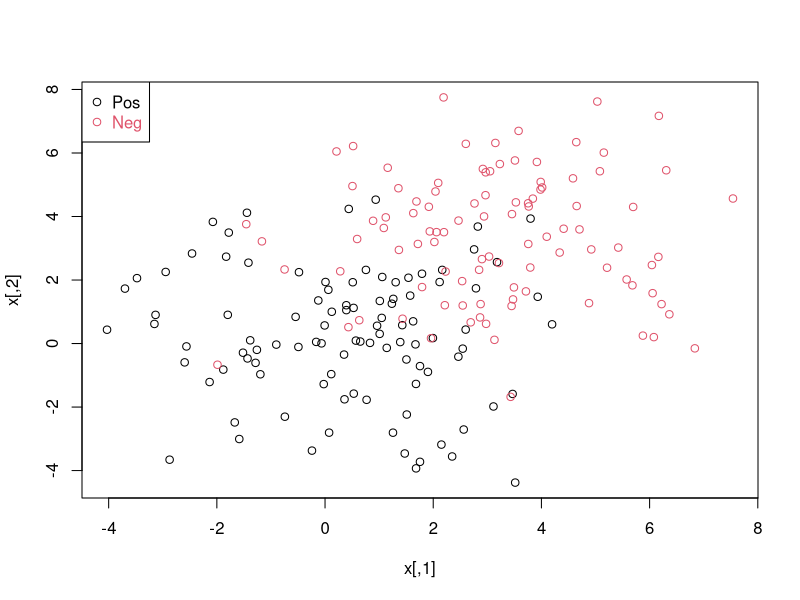
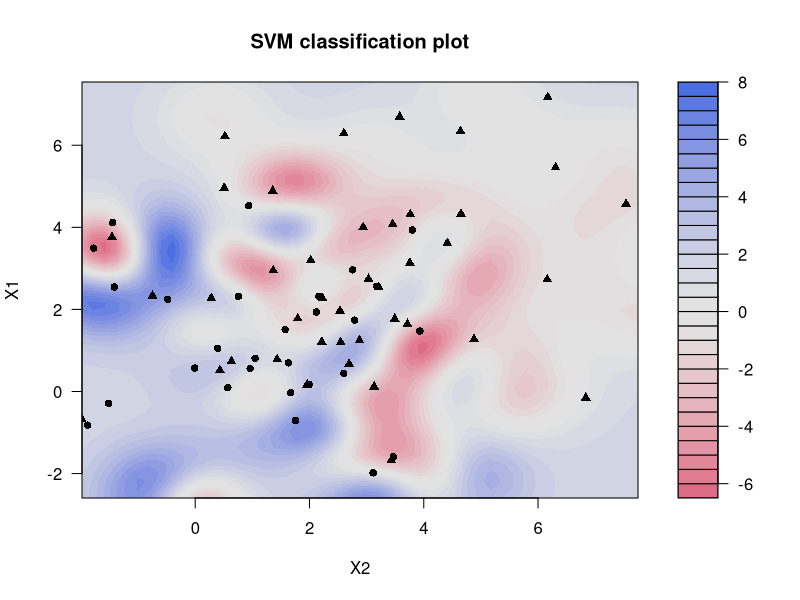
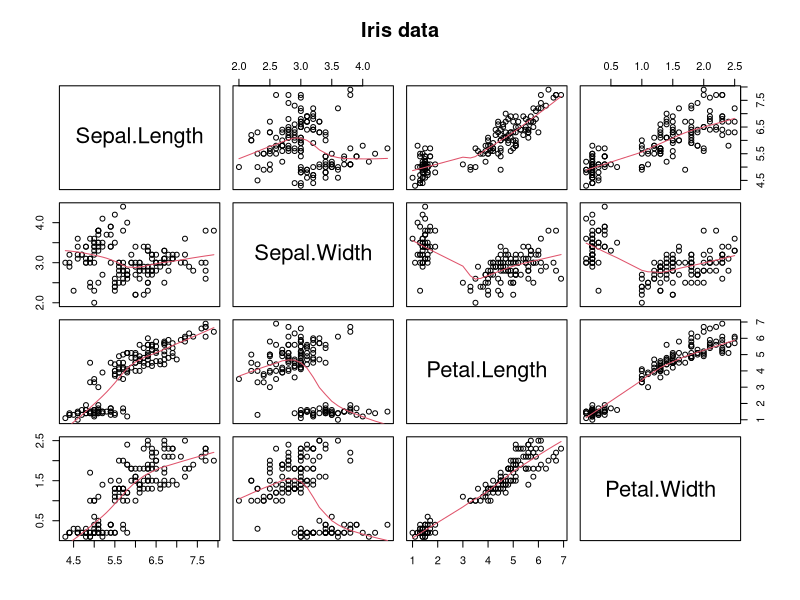
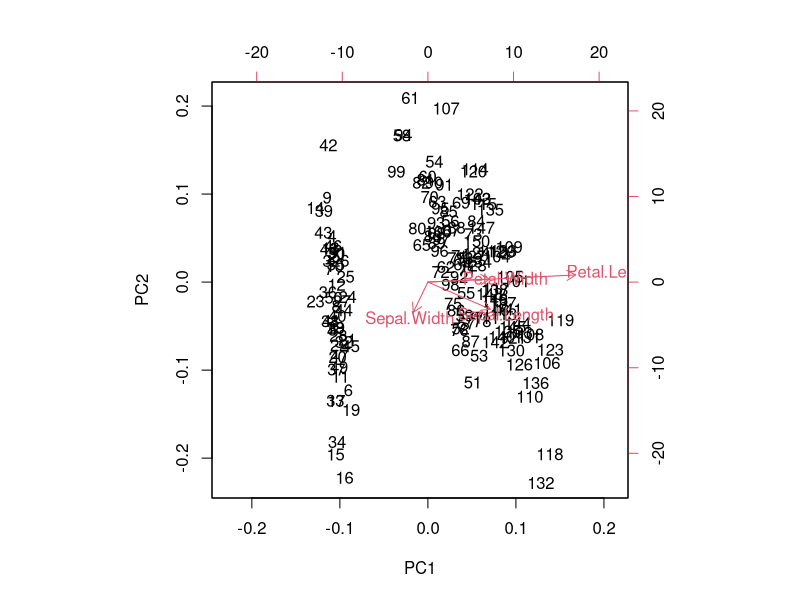
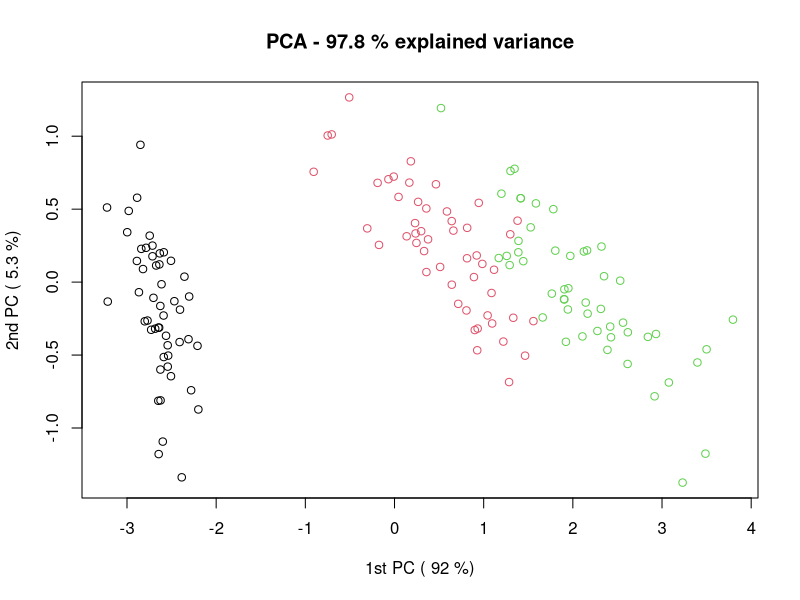
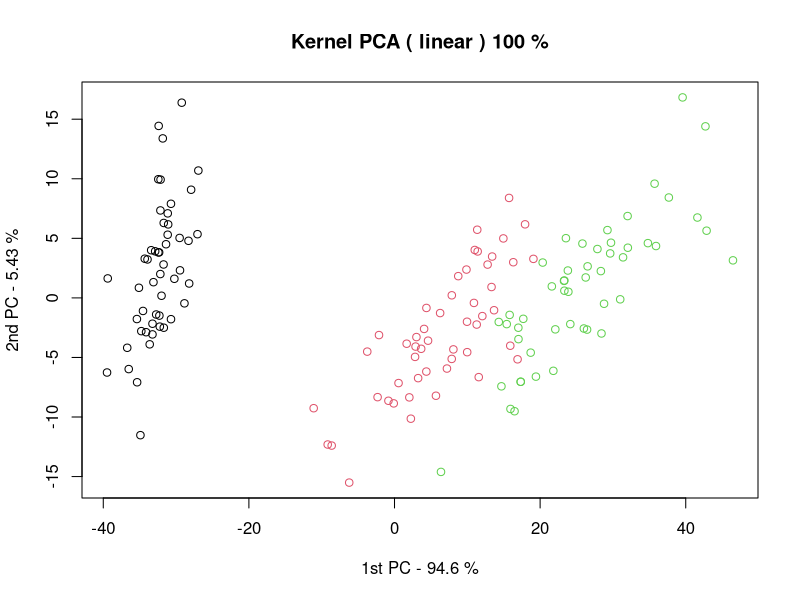
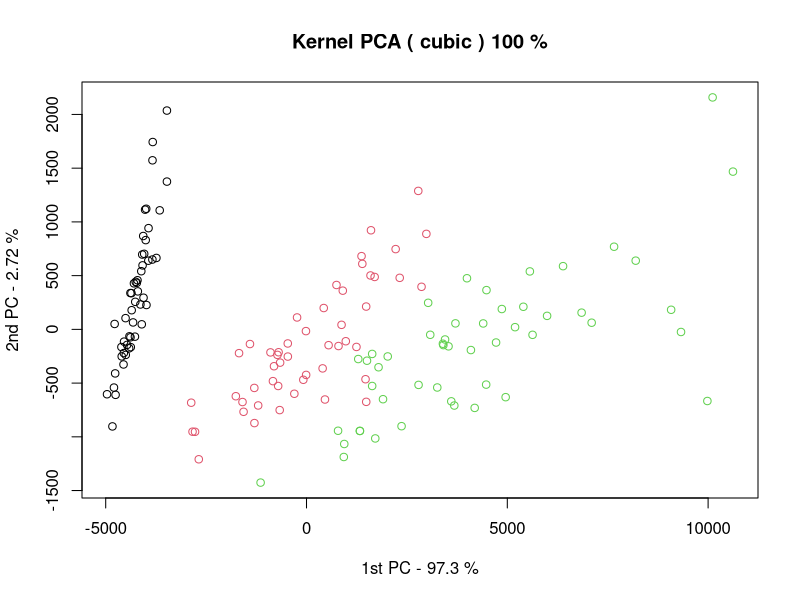
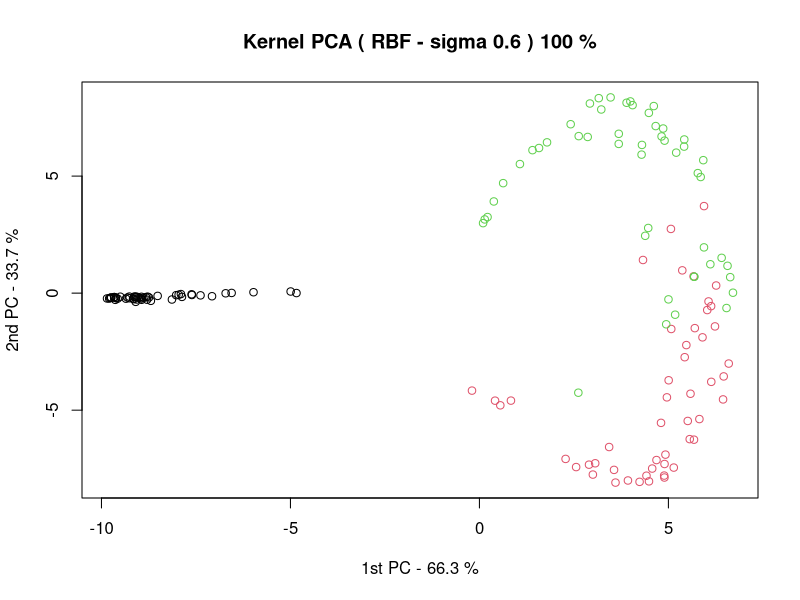

These charts were generated, in order, by the following R code:
####################################################################
# Machine Learning - MIRI Master
# Lluís A. Belanche

# LAB 10: Kernels and kernel methods (Part 1)
# version of May 2016
####################################################################

# The first part of this file is based on J.P. Vert's excelllent teaching material:

# Original file is available at
#   http://cbio.ensmp.fr/~jvert/svn/tutorials/practical/makekernel/makekernel.R
# The corresponding note is available at
#   http://cbio.ensmp.fr/~jvert/svn/tutorials/practical/makekernel/makekernel_notes.pdf

## We are going to use the {kernlab} package
## Personally, in order to get the maximum of this nice package, I recommend that you have a look
## at the manual http://cran.r-project.org/web/packages/kernlab/kernlab.pdf
## Do it when you have some spare time (not now)

set.seed(6046)


####################################################################
# 1. Modelling artificial 2D Gaussian data with hand-made kernels
####################################################################

## First we create a simple two-class data set:

N <- 200 # number of data points
d <- 2   # dimension
sigma <- 2  # variance of the distribution
meanpos <- 0 # centre of the distribution of positive examples
meanneg <- 3 # centre of the distribution of negative examples
npos <- round(N/2) # number of positive examples
nneg <- N-npos # number of negative examples

## Generate the positive and negative examples
xpos <- matrix(rnorm(npos*d,mean=meanpos,sd=sigma),npos,d)
xneg <- matrix(rnorm(nneg*d,mean=meanneg,sd=sigma),npos,d)
x <- rbind(xpos,xneg)

## Generate the class labels
t <- matrix(c(rep(1,npos),rep(-1,nneg)))

## Visualize the data
plot(x,col=ifelse(t>0,1,2))
legend("topleft",c('Pos','Neg'),col=seq(2),pch=1,text.col=seq(2))

## load the library
library(kernlab)

## Now let's train a SVM with the standard (built-in) RBF kernel
## see help(kernels) for definition of the RBF and other built-in kernels

## a) Let's start by computing the Gaussian RBF kernel manually

sigma <- 1
kk <- tcrossprod(x)
dd <- diag(kk)

## note that 'crossprod' and 'tcrossprod' are simply matrix multiplications (i.e., dot products)
## see help(crossprod) for details
## it is a function of two arguments x,y; if only one is given, the second is taken to be the same as the first

## This experssion computes the RBF kernel rather quickly
myRBF.kernel <- exp(sigma*(-matrix(dd,N,N)-t(matrix(dd,N,N))+2*kk))

dim(myRBF.kernel)

## the first 5 entries (note diagonal is always 1)
myRBF.kernel[1:5,1:5]

## Now we would like to train a SVM with our precomputed kernel

## We basically have two options in {kernlab}:

## either we explicitly convert myRBF.kernel to a 'kernelMatrix' object, and then ksvm() understands it:

svm1 <- ksvm (as.kernelMatrix(myRBF.kernel), t, type="C-svc")

## or we keep it as a regular matrix and we add the kernel='matrix' argument:

svm2 <- ksvm(myRBF.kernel,t, type="C-svc", kernel='matrix')

## b) This is how we would do it "the classical way" (since RBF is a built-in kernel)

## note the list 'kpar' is the way to pass parameters to a kernel
## WARNING! the ksvm() method scales the data by default; to prevent it, use scale=c()

svm3 <- ksvm(x,t, type="C-svc", kernel='rbf', kpar=list(sigma=1), scale=c())

# (notice the difference in speed)

## Now we compare the 3 formulations, they *should* be exactly the same
## However, for obscure implementation reasons unknown to me, this is not always the case
## (this happens for the built-in version)

## The RBF built-in version is much faster (it is written in C code)

svm1
svm2
svm3

## Now we are going to make predictions with our hand-computed kernel

## First we split the data into training set and test set
ntrain <- round(N*0.8)     # number of training examples
tindex <- sample(N,ntrain) # indices of training samples

## Then we train the svm with our kernel matrix over the training points:

svm1.train <- ksvm (myRBF.kernel[tindex,tindex],t[tindex], type="C-svc",kernel='matrix')

## Let's call SV the set of obtained support vectors

## Then it becomes tricky. We must compute the test-vs-SV kernel matrix,
## which we do in two phases:

# First the test-vs-train matrix
testK <- myRBF.kernel[-tindex,tindex]

# then we extract the SVs from the train
testK <- testK[,SVindex(svm1.train),drop=FALSE]

dim(testK)

# Now we can predict the test data
# Warning: here we MUST convert the matrix testK to a 'kernelMatrix'
y1 <- predict(svm1.train,as.kernelMatrix(testK))

# Do the same with the usual built-in kernel formulation
svm2.train <- ksvm(x[tindex,],t[tindex], type='C-svc', kernel='rbf', kpar=list(sigma=1), scale=c())

y2 <- predict(svm2.train,x[-tindex,])

# Check that the predictions are the same
table(y1,y2)

# Check the real performance
table(Truth=t[-tindex], Pred=y1)
cat('Error rate = ',100*sum(y1!=t[-tindex])/length(y1),'%')


## Now we are going to understand better the class 'kernel' in kernlab

## An object of class 'kernel' is simply a function (this was expectable)
## with additional slot for kernel parameters, named 'kpar'

## We can start by looking at two built-in kernels to see how they were created
vanilladot
rbfdot

## Let us create a RBF kernel and look at its attributes
rbf <- rbfdot(sigma=1)
rbf
rbf@.Data # the kernel function itself
rbf@kpar  # the kernel paramters
rbf@class # the R class

## Once we have a kernel object, we can do several things, eg:

## 1) Compute the kernel between two vectors
rbf(x[1,],x[2,])

## 2) Compute a kernel matrix between two sets of vectors
K <- kernelMatrix(rbf,x[1:5,],x[6:20,])
dim(K)

## or between a set of vectors with itself (this is the typical use: it gives a square kernel matrix)
K <- kernelMatrix(rbf,x)
dim(K)

## 3) Obviously we can train a SVM
m <- ksvm (x,t, kernel=rbf, type="C-svc", scale=c())

###########################################################################
## Now we are going to make our own kernels and "integrate" them in kernlab

## To make things simple, we start with our "own version" of the linear kernel:

kval <- function(x, y = NULL) 
{
  if (is.null(y)) {
    crossprod(x)
  } else {
    crossprod(x,y)
  }
}

## We then create the kernel object.
## Since this kernel has no parameters, we specify kpar=list(), an empty list

mylinearK <- new("kernel",.Data=kval,kpar=list())

## this is what we did
str(mylinearK)

## compare with
str(myRBF.kernel)

## which was the data only (the kernel matrix)

## Now we can call different functions of kernlab right away

mylinearK (x[1,],x[2,])

kernelMatrix (mylinearK,x[1:5,])

m1 <- ksvm(x,t, kernel=mylinearK, type="C-svc")

# Check that we get the same results as the normal vanilla kernel (linear kernel)
linearK <- vanilladot()
linearK(x[1,],x[2,])
kernelMatrix(linearK,x[1:5,])

m2 <- ksvm(x,t, kernel=linearK, type="C-svc")

m1
m2

## Creating a more complex kernel function -with parameters- is a bit tricky; the easiest way
## is to hack a kernel function directly:

superkernel <- function (sigma1 = 1, sigma2 = 1)
{
  kval <- function (x,y)
  {
    (sum(sqrt(sigma1)*x*y) + 1)*exp(-sigma2*sum((x-y)^2))
  }
  return(new("kernel", .Data=kval, kpar=list(sigma1,sigma2)))
}

superk11 <- superkernel() # will use the default values sigma1 = 1, sigma2 = 1

## 1) Compute the kernel between two vectors
superk11(x[1,],x[2,])

## 2) Compute a kernel matrix between two sets of vectors
K <- kernelMatrix(superk11,x[1:5,],x[5:20,])
dim(K)

## or a kernel matrix
K <- kernelMatrix(superk11,x)
dim(K)

# Now we use our superkernel with diferent parameters:
svp <- ksvm(x,t,type="C-svc",C = 10, kernel=superkernel(2,1),scaled=c())

svp
plot(svp)

## As a final example, we build a kernel that evaluates a precomputed kernel
## This is particularly useful when the kernel is very costly to evaluate,
## so we do it once and store in a external file, for example

## The way we do it is to design a new kernel whose "parameter" is a precomputed kernel matrix K
## The kernel function is then a function of integers i,j such that preK(i,j)=K[i,j]

mypreK <- function (preK=matrix())
{
  rval <- function(i, j = NULL) {
    ## i, j are just indices to be evaluated
    if (is.null(j)) 
    {
      preK[i,i]
    } else 
    {
      preK[i,j]
    }
  }
  return(new("kernel", .Data=rval, kpar=list(preK = preK)))
}

## To simplify matters, suppose we already loaded the kernel matrix from disk into
## our matrix 'myRBF.kernel' (the one we created at the start)

## We create it
myprecomputed.kernel <- mypreK(myRBF.kernel)
str(myprecomputed.kernel)

## We check that it works

myRBF.kernel[seq(5),seq(5)]                 # original matrix (seen just as a matrix)
kernelMatrix(myprecomputed.kernel,seq(5))   # our kernel

## We can of course use it to train SVMs

svm.pre <- ksvm(seq(N),t, type="C-svc", kernel=myprecomputed.kernel, scale=c())
svm.pre

## which should be equal to our initial 'svm1'
svm1

## compare the predictions are equal
p1 <- predict (svm.pre, seq(N))
p2 <- predict (svm1)[1:N]
table(p1,p2)

####################################################################
# 2. PCA and KPCA for the Iris flowers data set
####################################################################

## We illustrate now a kernelized algorithm: kernel PCA

data(iris)

## Have a look at the data

pairs(iris[,-5], panel = panel.smooth, main = "Iris data")

## First we perform good old standard PCA

pca <- prcomp(~Sepal.Length + Sepal.Width + Petal.Length + Petal.Width, data=iris)
pca

## This a PCA biplot, a standard visualization tool in multivariate data analysis
## (not covered in this course)
## It allows information on both examples and variables of a data matrix to be displayed simultaneously

## This is a nice visualization tool; if you are interested in meaning, have a look at:

# http://forrest.psych.unc.edu/research/vista-frames/help/lecturenotes/lecture13/biplot.html

biplot(pca)

## these are the returned singular values of the data matrix
## (the square roots of the eigenvalues of the covariance/correlation matrix)
pca$sdev

eigenval <- pca$sdev^2
xpercent <- eigenval[1]/sum(eigenval)*100   # proportion of variance explained by the first PC
ypercent <- eigenval[2]/sum(eigenval)*100   # proportion of variance explained by the second PC

plot (pca$x[,1], pca$x[,2], col=as.integer(iris[,5]),
      main=paste(paste("PCA -", format(xpercent+ypercent, digits=3)), "% explained variance"),
      xlab=paste("1st PC (", format(xpercent, digits=2), "%)"),
      ylab=paste("2nd PC (", format(ypercent, digits=2), "%)"))

## We see that PCA does a wonderful job here in representing/separating the three flower species
## in a lower dimensional space (from 4 to 2 dimensions)
## This is not always the case, given that PCA is an unsupervised and linear technique

## The unsupervised character cannot be changed, but we can capture non-linear PCs with kernel PCA

## first we create a plotting function 

plotting <-function (kernelfu, kerneln, iftext=FALSE)
{
  xpercent <- eig(kernelfu)[1]/sum(eig(kernelfu))*100
  ypercent <- eig(kernelfu)[2]/sum(eig(kernelfu))*100
  
  plot(rotated(kernelfu), col=as.integer(iris[,5]), 
       main=paste(paste("Kernel PCA (", kerneln, ")", format(xpercent+ypercent,digits=3)), "%"),
       xlab=paste("1st PC -", format(xpercent,digits=3), "%"),
       ylab=paste("2nd PC -", format(ypercent,digits=3), "%"))
  
  if (iftext) text(rotated(kernelfu)[,1], rotated(kernelfu)[,2], rownames(iris), pos= 3)
}

## 1. -------------------------------Linear Kernel---------------------
kpv <- kpca(~., data=iris[,1:4], kernel="vanilladot", kpar=list(), features=2)
plotting (kpv, "linear")

## 2. ------------------------------Polynomial Kernel (degree 3)-----------------

kpp <- kpca(~., data=iris[,1:4], kernel="polydot", kpar=list(degree=3,offset=1), features=2)
plotting(kpp,"cubic")

## 3. -------------------------------RBF Kernel-----------------------

kpc1 <- kpca(~., data=iris[,1:4], kernel="rbfdot", kpar=list(sigma=0.6), features=2)
plotting(kpc1,"RBF - sigma 0.6")

kpc2 <- kpca(~., data=iris[,1:4], kernel="rbfdot", kpar=list(sigma=1), features=2)
plotting(kpc2,"RBF - sigma 1.0")

## Note we could use our pre-defined 'rbf' kernel as well
kpc3 <- kpca(~., data=iris[,1:4], kernel=rbf, features=2)
plotting(kpc3,"RBF - sigma 1.0")

## The effect of sigma is a large one ...
kpc4 <- kpca(~., data=iris[,1:4], kernel="rbfdot", kpar=list(sigma=10), features=2)
plotting(kpc4,"RBF - sigma 10")

## The effect of sigma is a large one ...
kpc5 <- kpca(~., data=iris[,1:4], kernel="rbfdot", kpar=list(sigma=0.01), features=2)
plotting(kpc5,"RBF - sigma 0.01")

## This is a drawback of visualization methods, which is aggravated when we go non-linear
## because we now have a tunable parameter; notice that, in this case, upon changing the value
## of sigma, the first two PCs play different roles. As we make sigma grow, the role of the first 
## two PCs tends to get roughly equal; as we make it go to zero, the first PC does the most part
